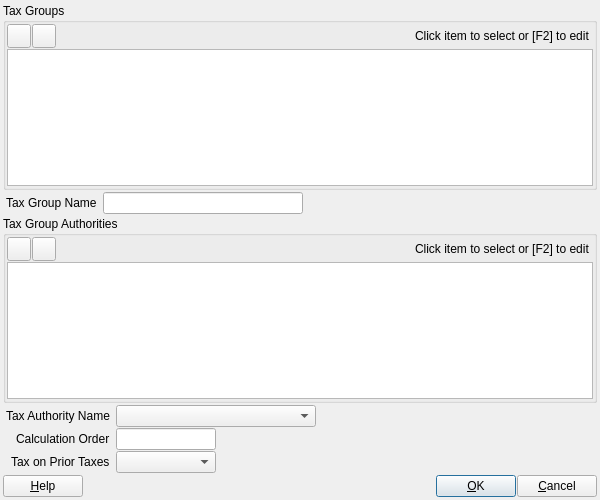
<?xml version="1.0" encoding="UTF-8"?>
<ui version="4.0">
 <class>ACC_TaxGroupAuthDialog</class>
 <widget class="QDialog" name="ACC_TaxGroupAuthDialog">
  <property name="geometry">
   <rect>
    <x>0</x>
    <y>0</y>
    <width>600</width>
    <height>500</height>
   </rect>
  </property>
  <property name="windowTitle">
   <string>Dialog</string>
  </property>
  <layout class="QGridLayout" name="gridLayout">
   <property name="leftMargin">
    <number>3</number>
   </property>
   <property name="topMargin">
    <number>3</number>
   </property>
   <property name="rightMargin">
    <number>3</number>
   </property>
   <property name="bottomMargin">
    <number>3</number>
   </property>
   <property name="horizontalSpacing">
    <number>3</number>
   </property>
   <property name="verticalSpacing">
    <number>1</number>
   </property>
   <item row="1" column="0">
    <layout class="QFormLayout" name="formLayout_2">
     <property name="labelAlignment">
      <set>Qt::AlignRight|Qt::AlignTrailing|Qt::AlignVCenter</set>
     </property>
     <property name="horizontalSpacing">
      <number>6</number>
     </property>
     <property name="verticalSpacing">
      <number>1</number>
     </property>
     <property name="leftMargin">
      <number>3</number>
     </property>
     <property name="topMargin">
      <number>1</number>
     </property>
     <property name="rightMargin">
      <number>1</number>
     </property>
     <property name="bottomMargin">
      <number>1</number>
     </property>
     <item row="0" column="0">
      <widget class="QLabel" name="label_10">
       <property name="text">
        <string>Tax Group Name</string>
       </property>
      </widget>
     </item>
     <item row="0" column="1">
      <widget class="QLineEdit" name="leTaxGroupName">
       <property name="minimumSize">
        <size>
         <width>200</width>
         <height>0</height>
        </size>
       </property>
       <property name="maximumSize">
        <size>
         <width>200</width>
         <height>16777215</height>
        </size>
       </property>
      </widget>
     </item>
    </layout>
   </item>
   <item row="3" column="0">
    <layout class="QFormLayout" name="formLayout">
     <property name="labelAlignment">
      <set>Qt::AlignRight|Qt::AlignTrailing|Qt::AlignVCenter</set>
     </property>
     <property name="horizontalSpacing">
      <number>6</number>
     </property>
     <property name="verticalSpacing">
      <number>1</number>
     </property>
     <property name="leftMargin">
      <number>3</number>
     </property>
     <property name="topMargin">
      <number>1</number>
     </property>
     <property name="rightMargin">
      <number>1</number>
     </property>
     <property name="bottomMargin">
      <number>1</number>
     </property>
     <item row="0" column="0">
      <widget class="QLabel" name="label_2">
       <property name="text">
        <string>Tax Authority Name</string>
       </property>
      </widget>
     </item>
     <item row="0" column="1">
      <widget class="QComboBox" name="cbTaxAuthorityName">
       <property name="minimumSize">
        <size>
         <width>200</width>
         <height>0</height>
        </size>
       </property>
       <property name="maximumSize">
        <size>
         <width>200</width>
         <height>16777215</height>
        </size>
       </property>
      </widget>
     </item>
     <item row="1" column="0">
      <widget class="QLabel" name="label">
       <property name="text">
        <string>Calculation Order</string>
       </property>
      </widget>
     </item>
     <item row="1" column="1">
      <widget class="QLineEdit" name="leCalculationOrder">
       <property name="minimumSize">
        <size>
         <width>100</width>
         <height>0</height>
        </size>
       </property>
       <property name="maximumSize">
        <size>
         <width>100</width>
         <height>16777215</height>
        </size>
       </property>
      </widget>
     </item>
     <item row="2" column="0">
      <widget class="QLabel" name="label_3">
       <property name="text">
        <string>Tax on Prior Taxes</string>
       </property>
      </widget>
     </item>
     <item row="2" column="1">
      <widget class="QComboBox" name="cbTaxOnPriorTaxes">
       <property name="minimumSize">
        <size>
         <width>100</width>
         <height>0</height>
        </size>
       </property>
       <property name="maximumSize">
        <size>
         <width>100</width>
         <height>16777215</height>
        </size>
       </property>
      </widget>
     </item>
    </layout>
   </item>
   <item row="4" column="0">
    <layout class="QHBoxLayout" name="horizontalLayout">
     <property name="spacing">
      <number>1</number>
     </property>
     <item>
      <widget class="QPushButton" name="pbHelp">
       <property name="text">
        <string>&amp;Help</string>
       </property>
       <property name="autoDefault">
        <bool>false</bool>
       </property>
      </widget>
     </item>
     <item>
      <spacer name="horizontalSpacer">
       <property name="orientation">
        <enum>Qt::Horizontal</enum>
       </property>
       <property name="sizeHint" stdset="0">
        <size>
         <width>158</width>
         <height>20</height>
        </size>
       </property>
      </spacer>
     </item>
     <item>
      <widget class="QPushButton" name="pbOk">
       <property name="text">
        <string>&amp;OK</string>
       </property>
       <property name="autoDefault">
        <bool>true</bool>
       </property>
      </widget>
     </item>
     <item>
      <widget class="QPushButton" name="pbCancel">
       <property name="text">
        <string>&amp;Cancel</string>
       </property>
       <property name="autoDefault">
        <bool>false</bool>
       </property>
      </widget>
     </item>
    </layout>
   </item>
   <item row="2" column="0">
    <widget class="QGroupBox" name="gbTaxGroupAuthorities">
     <property name="title">
      <string>Tax Group Authorities</string>
     </property>
     <layout class="QGridLayout" name="gridLayout_3">
      <property name="leftMargin">
       <number>1</number>
      </property>
      <property name="topMargin">
       <number>1</number>
      </property>
      <property name="rightMargin">
       <number>1</number>
      </property>
      <property name="bottomMargin">
       <number>1</number>
      </property>
      <property name="horizontalSpacing">
       <number>3</number>
      </property>
      <property name="verticalSpacing">
       <number>1</number>
      </property>
      <item row="0" column="0">
       <layout class="QHBoxLayout" name="horizontalLayout_3">
        <property name="spacing">
         <number>1</number>
        </property>
        <property name="rightMargin">
         <number>3</number>
        </property>
        <item>
         <widget class="QToolButton" name="pbAddTaxAuthority">
          <property name="minimumSize">
           <size>
            <width>24</width>
            <height>24</height>
           </size>
          </property>
          <property name="maximumSize">
           <size>
            <width>24</width>
            <height>24</height>
           </size>
          </property>
          <property name="toolTip">
           <string>Add tax authority</string>
          </property>
          <property name="text">
           <string/>
          </property>
          <property name="icon">
           <iconset resource="../../../db/src/gui/db.qrc">
            <normaloff>:/images/icons/add.png</normaloff>:/images/icons/add.png</iconset>
          </property>
          <property name="iconSize">
           <size>
            <width>16</width>
            <height>16</height>
           </size>
          </property>
         </widget>
        </item>
        <item>
         <widget class="QToolButton" name="pbDeleteTaxAuthority">
          <property name="minimumSize">
           <size>
            <width>24</width>
            <height>24</height>
           </size>
          </property>
          <property name="maximumSize">
           <size>
            <width>24</width>
            <height>24</height>
           </size>
          </property>
          <property name="toolTip">
           <string>Delete tax authority</string>
          </property>
          <property name="text">
           <string/>
          </property>
          <property name="icon">
           <iconset>
            <normalon>:/images/icons/delete.png</normalon>
           </iconset>
          </property>
          <property name="iconSize">
           <size>
            <width>16</width>
            <height>16</height>
           </size>
          </property>
         </widget>
        </item>
        <item>
         <spacer name="horizontalSpacer_3">
          <property name="orientation">
           <enum>Qt::Horizontal</enum>
          </property>
          <property name="sizeHint" stdset="0">
           <size>
            <width>40</width>
            <height>20</height>
           </size>
          </property>
         </spacer>
        </item>
        <item>
         <widget class="QLabel" name="lblTvInfoTax">
          <property name="text">
           <string>Click item to select or [F2] to edit</string>
          </property>
         </widget>
        </item>
       </layout>
      </item>
      <item row="1" column="0">
       <widget class="QTableView" name="tvTaxAuthority"/>
      </item>
     </layout>
    </widget>
   </item>
   <item row="0" column="0">
    <widget class="QGroupBox" name="gbTaxGroups">
     <property name="title">
      <string>Tax Groups</string>
     </property>
     <layout class="QGridLayout" name="gridLayout_2">
      <property name="leftMargin">
       <number>1</number>
      </property>
      <property name="topMargin">
       <number>1</number>
      </property>
      <property name="rightMargin">
       <number>1</number>
      </property>
      <property name="bottomMargin">
       <number>1</number>
      </property>
      <property name="horizontalSpacing">
       <number>3</number>
      </property>
      <property name="verticalSpacing">
       <number>1</number>
      </property>
      <item row="0" column="0">
       <layout class="QHBoxLayout" name="horizontalLayout_2">
        <property name="spacing">
         <number>1</number>
        </property>
        <property name="leftMargin">
         <number>0</number>
        </property>
        <property name="topMargin">
         <number>0</number>
        </property>
        <property name="rightMargin">
         <number>3</number>
        </property>
        <item>
         <widget class="QToolButton" name="pbAddTaxGroup">
          <property name="minimumSize">
           <size>
            <width>24</width>
            <height>24</height>
           </size>
          </property>
          <property name="maximumSize">
           <size>
            <width>24</width>
            <height>24</height>
           </size>
          </property>
          <property name="toolTip">
           <string>Add taxgroup</string>
          </property>
          <property name="text">
           <string/>
          </property>
          <property name="icon">
           <iconset resource="../../../db/src/gui/db.qrc">
            <normaloff>:/images/icons/add.png</normaloff>:/images/icons/add.png</iconset>
          </property>
          <property name="iconSize">
           <size>
            <width>16</width>
            <height>16</height>
           </size>
          </property>
         </widget>
        </item>
        <item>
         <widget class="QToolButton" name="pbDeleteTaxGroup">
          <property name="minimumSize">
           <size>
            <width>24</width>
            <height>24</height>
           </size>
          </property>
          <property name="maximumSize">
           <size>
            <width>24</width>
            <height>24</height>
           </size>
          </property>
          <property name="toolTip">
           <string>Delete taxgroup</string>
          </property>
          <property name="text">
           <string/>
          </property>
          <property name="icon">
           <iconset>
            <normalon>:/images/icons/delete.png</normalon>
           </iconset>
          </property>
          <property name="iconSize">
           <size>
            <width>16</width>
            <height>16</height>
           </size>
          </property>
         </widget>
        </item>
        <item>
         <spacer name="horizontalSpacer_2">
          <property name="orientation">
           <enum>Qt::Horizontal</enum>
          </property>
          <property name="sizeHint" stdset="0">
           <size>
            <width>40</width>
            <height>20</height>
           </size>
          </property>
         </spacer>
        </item>
        <item>
         <widget class="QLabel" name="lblTvInfoGroup">
          <property name="text">
           <string>Click item to select or [F2] to edit</string>
          </property>
         </widget>
        </item>
       </layout>
      </item>
      <item row="1" column="0">
       <widget class="QTableView" name="tvTaxGroup"/>
      </item>
     </layout>
    </widget>
   </item>
  </layout>
 </widget>
 <tabstops>
  <tabstop>tvTaxGroup</tabstop>
  <tabstop>pbAddTaxGroup</tabstop>
  <tabstop>leTaxGroupName</tabstop>
  <tabstop>tvTaxAuthority</tabstop>
  <tabstop>pbAddTaxAuthority</tabstop>
  <tabstop>pbDeleteTaxAuthority</tabstop>
  <tabstop>pbDeleteTaxGroup</tabstop>
  <tabstop>cbTaxAuthorityName</tabstop>
  <tabstop>leCalculationOrder</tabstop>
  <tabstop>cbTaxOnPriorTaxes</tabstop>
  <tabstop>pbOk</tabstop>
  <tabstop>pbCancel</tabstop>
  <tabstop>pbHelp</tabstop>
 </tabstops>
 <resources>
  <include location="../../../db/src/gui/db.qrc"/>
 </resources>
 <connections/>
</ui>
